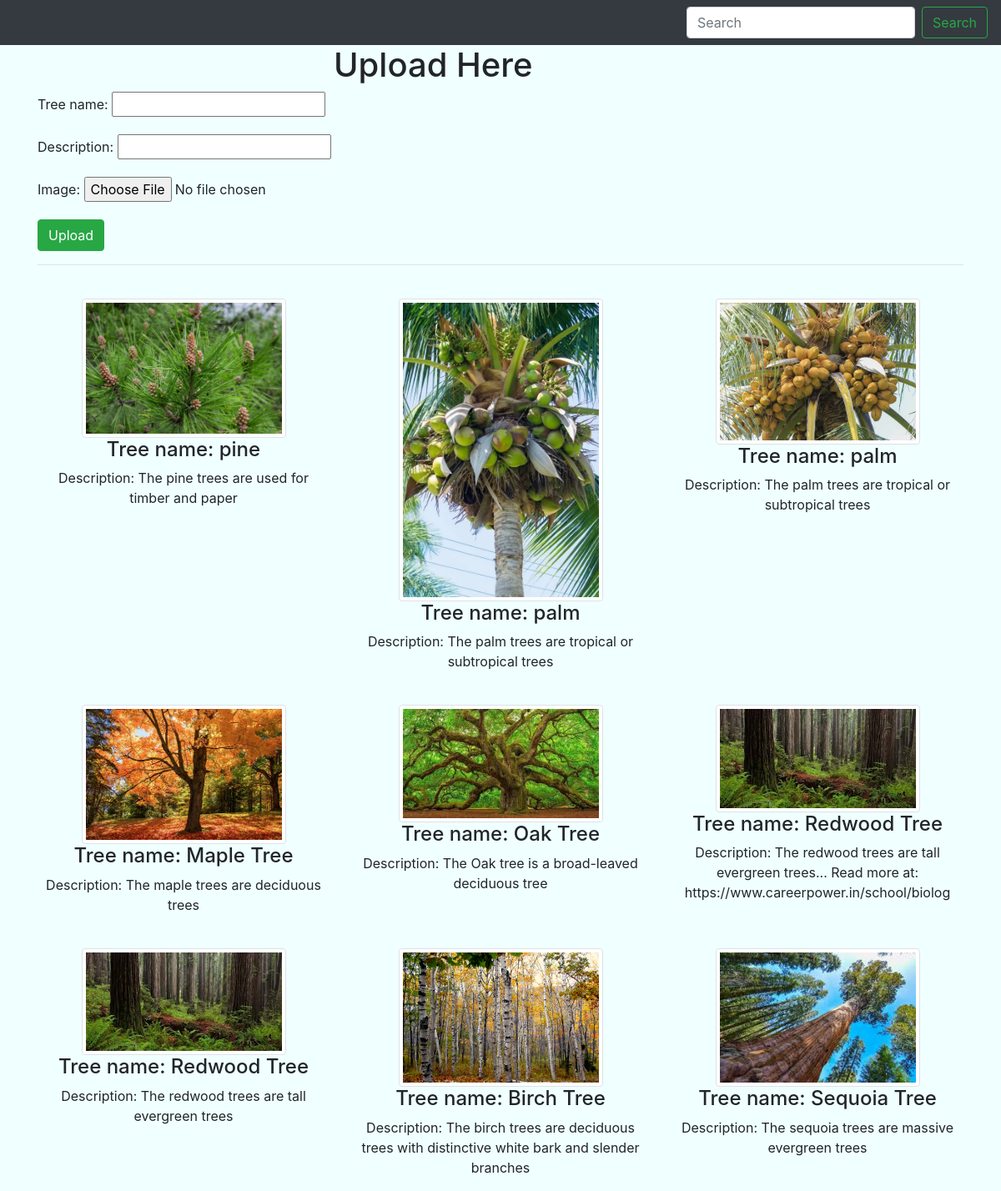
The page / on the database its author committed.
### image/models.py (models this page shows, shortened)
class Image (models.Model):
    description=models.CharField(max_length=100, default="")
    tree_name=models.CharField(max_length=100)
    image=models.ImageField(upload_to="img/%y")

### image/views.py (the view)
# urls.py: path('',views.index, name='index'),
def index (request):
    if request.method == "POST":
        form=ImageForm(data=request.POST,files=request.FILES)
        if form.is_valid():
            form.save()
            obj=form.instance
            return render(request,"index.html",{"obj":obj})
    else:
        form=ImageForm()
    img=Image.objects.all()
    return render(request,"index.html",{"img":img,"form":form})

### image/form.py
class ImageForm(forms.ModelForm):
    class Meta:
        model=Image
        fields=("tree_name","description","image")

### image/templates/index.html (shortened to what this page needs)
<!doctype html>
<html lang="en">
  <head>
    <link rel="stylesheet" href="inde.css">
    <link rel="stylesheet" href="https://cdn.jsdelivr.net/npm/bootstrap@4.5.3/dist/css/bootstrap.min.css">
  </head>
  <body style="background-color: azure ;">
    {% include 'partial/navbar.html' %}
    <h1 style="margin-left:400px;">Upload Here</h1>
    <div class="container">
        <form action="." method="post" enctype="multipart/form-data">
        {{ form.as_p }}
        <button type="submit" class="btn btn-1g btn-success">Upload</button>
        </form>
        <hr>
        {% for x in img %}
        {% if forloop.first %}<div class="row">{% endif %}
        <div class="col-1g-4 col-md-4 col-12">
            <div class="text-center mt-4">
              <img src="{{x.image.url}}" height="70%" width="70%" class="img-thumbnail" alt="...">
              <h4 class="text-center" > Tree name: {{x.tree_name}}</h4>
              <p class="text-center" > Description: {{x.description}}</p>
            </div>
            </div>
            {% if forloop.counter|divisibleby:3 %}
            </div>
        <div class=row>{% endif %}
          {% if forloop.last %}</div>{% endif %}
         {% endfor %}
    </div>
  </body>
</html>

### image/templates/partial/navbar.html (shortened to what this page needs)
  <nav class="navbar navbar-dark bg-dark">
        <form class="form-inline">
            <input  class="form-control mr-sm-2" type="search" placeholder="Search" aria-label="Search">
            <button class="btn btn-outline-success my-2 my-sm-0" type="submit">Search</button>
        </form>
  </nav>

### image/templates/inde.css (style rules this page uses)
:root { --mainColor:#15202B; --secondaryColor:#192734; --borderColor:#164D56; --mainText:#fff; --secondaryText:#eeeeee; --themeDotBorder:#FFF; --previewBg:rgb(25, 39, 52, 0.8); --previewShadow:#111921; --buttonColor:#17a2b8; }

### rows shown on the page
Image: image (picture), tree_name "pine", description "The pine trees are used for timber and paper"
Image: image (picture), tree_name "palm", description "The palm trees are tropical or subtropical trees"
Image: image (picture), tree_name "palm", description "The palm trees are tropical or subtropical trees"
Image: image (picture), tree_name "Maple Tree", description "The maple trees are deciduous trees"
Image: image (picture), tree_name "Oak Tree", description "The Oak tree is a broad-leaved deciduous tree"
Image: image (picture), tree_name "Redwood Tree", description "The redwood trees are tall evergreen trees... Read more at: https://www.careerpower.in/school/biolog"
Image: image (picture), tree_name "Redwood Tree", description "The redwood trees are tall evergreen trees"
Image: image (picture), tree_name "Birch Tree", description "The birch trees are deciduous trees with distinctive white bark and slender branches"
Image: image (picture), tree_name "Sequoia Tree", description "The sequoia trees are massive evergreen trees"
